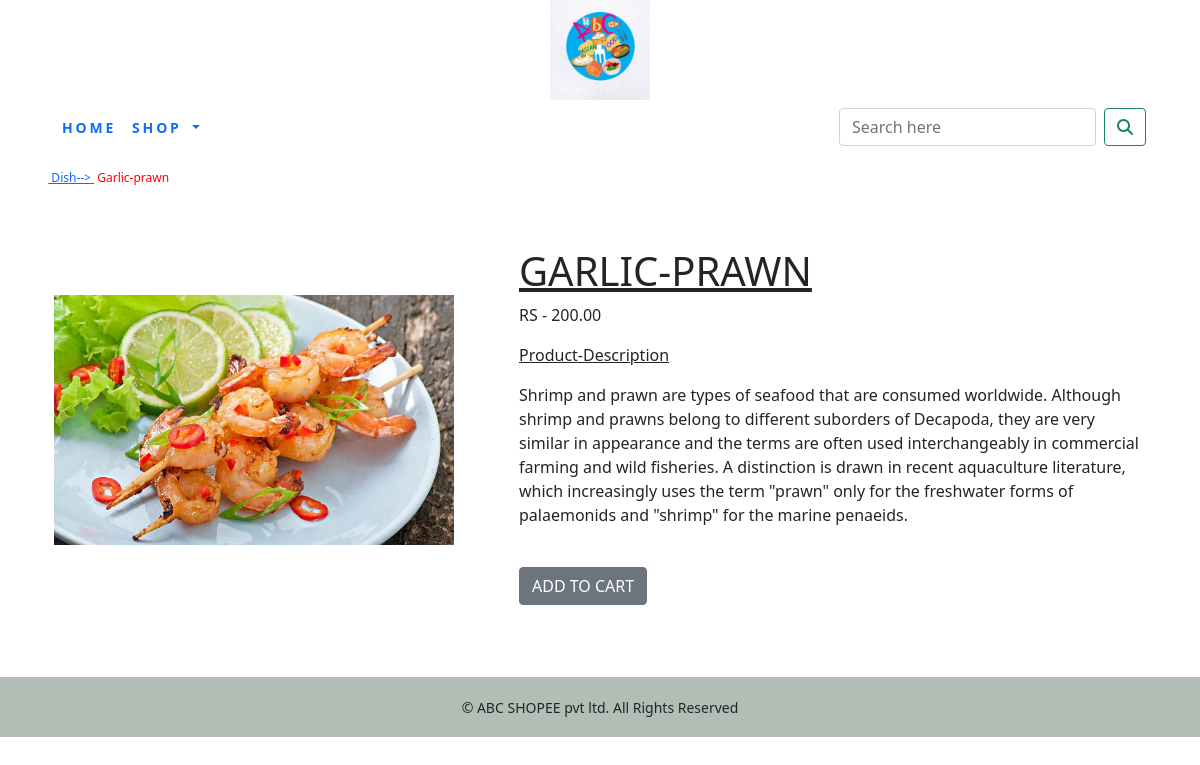
/cartapp/non-veg/garlic-prawn/, run on the app's committed database.
### cartapp/models.py (models this page shows, shortened)
class Product(models.Model):
    name = models.CharField(max_length=250, unique=True)
    slug = models.SlugField(max_length=250, unique=True)
    desc2 = models.TextField(blank=True)
    price=models.DecimalField(max_digits=10, decimal_places=2)
    category=models.ForeignKey(Category,on_delete=models.CASCADE)
    image2 = models.ImageField(upload_to='product', blank=True)
    stock=models.IntegerField()
    available=models.BooleanField(default=True)
    created=models.DateTimeField(auto_now_add=True)
    updated=models.DateTimeField(auto_now=True)
    def get_url(self):
        return reverse('cartapp:pc_details',args=[self.category.slug,self.slug])
    class Meta:
        ordering = ('name',)
        verbose_name = 'product'
        verbose_name_plural = 'products'

### cartapp/views.py (the view)
# urls.py: path('<slug:c_slug>/<slug:p_slug>/',views.proDetail,name='pc_details')
def proDetail(request,c_slug,p_slug):
    try:
        product=Product.objects.get(category__slug=c_slug,slug=p_slug)
    except Exception as e:
        raise e
    return render(request,"product.html",{'product':product})

### cartapp/context_processors.py (called while the page is built)
def menu_links(request):
    links=Category.objects.all()
    return dict(links=links)

### cartapp/models.py (called while the page is built)
    def get_url(self):
        return reverse('cartapp:products_by_category',args=[self.slug])

### orderapp/context_processors.py (called while the page is built)
def counter(request):
    item_count=0
    if 'admin' in request.path:
        return {}
    else:
        try:
            cart=order.objects.filter(cart_id=_cart_id(request))
            cart_items=cartItem.objects.all().filter(cart=cart[:1])
            for cart_item in cart_items:
                 item_count += cart_item.quantity
        except order.DoesNotExist:
            item_count = 0
    return dict(item_count=item_count)

### orderapp/views.py (called while the page is built)
def _cart_id(request):
    cart=request.session.session_key
    if not cart:
        cart=request.session.create()
    return cart

### templates/product.html (shortened to what this page needs)
{% extends 'base.html' %}
{% load static %}
{% block content %}
<div class="row my_prod_row_class">
    <div class="mx_auto"><p>
        &nbsp; <text style="color:red"><a href="{{product.get_url}}">&nbsp;Dish--> </a></text>
        &nbsp;<text style="color:red">{{product.name}}</text>
    </div>
</div>
<div class="container">
<br>
<div class="row">
      <div class="col-sm-5">
<br><br>
            <img src="{{product.image2.url}}" width="400" height="250" alt="{{product.name}}">
        </div><br>
    <br>
        <div class="col-sm-7">
            <div>
                <h1><u><span style="text-transform:uppercase">{{product.name}}</span></u></h1>
            <p>RS - {{product.price}}</p>
            <p class="my-title"><u>Product-Description</u></p>
            <p class="text-justify my_prod_text">{{product.desc2}}</p>
            {% if product.stock <= 0 %}
            <p class="text-justify my_prod_text"><b><i>OUT OF STOCK</i></b></p>
            {% else %}<br>
            <a class="btn btn-secondary" href="{% url 'orderapp:add_cart' product.id %}">ADD TO CART</a>
                {% endif %}
    </div>
</div>
</div>
</div>
<br>
<br>
<br>
    {% endblock %}

### static/css/custom.css (style rules this page uses)
body { font-family:'Roboto', sans-serif; }
.my_prod_row_class { padding-top:15px; padding-bottom:20px; }
.my_prod_row_class .mx_auto { color:#000; font-size:12px; text-decoration:none; }
.my_prod_text { padding_right:20px; }

### data on the page
Product: name "Garlic-prawn", image2 (picture), name "GARLIC-PRAWN", price "200.00", desc2 "Shrimp and prawn are types of seafood that are consumed worldwide. Although shrimp and prawns belong to different suborders of Decapoda, they are very similar in appearance and the terms are often used interchangeably in commercial farming and wild fisheries. A distinction is drawn in recent aquaculture literature, which increasingly uses the term \"prawn\" only for the freshwater forms of palaemonids and \"shrimp\" for the marine penaeids."
